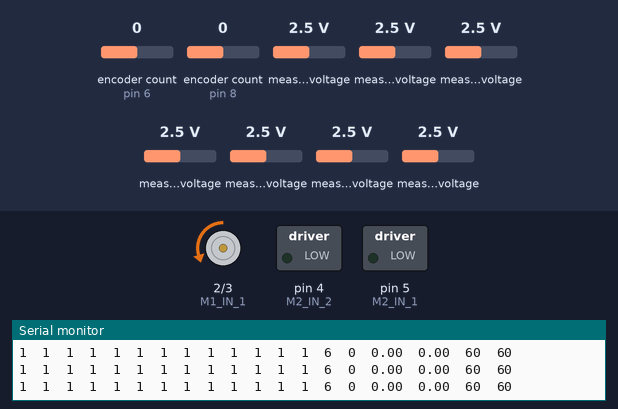
The sketch below on a simulated Arduino Uno, built with avr-gcc and run on an emulated ATmega328P. On the bench: motor-driver pin pairs drawn as motors (green arrow = first pin HIGH = forward, orange = second pin HIGH = backward, longer = more drive), switched loads named in the sketch (green lamp = pin HIGH), the last lines printed to the serial monitor. The inputs (shaded band) are chosen by the test bench; at power-on: measured voltage 2.5 V, encoder count (sensors on pin 6, pin 8) 0.

Above: at 1.2 s.
1.3 s: measured voltage (sensor 200) set to 3.8 V
At 2.5 s:
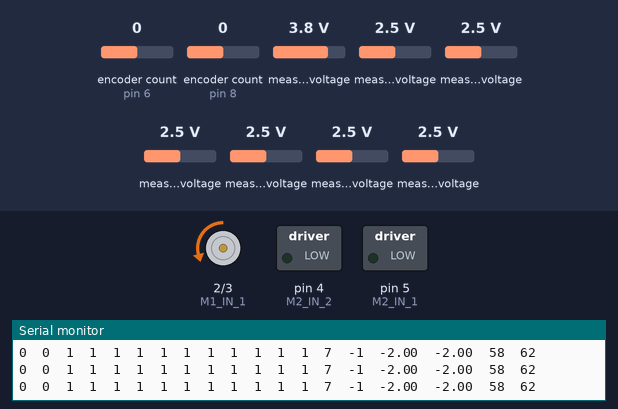
2.8 s: measured voltage (sensor 201) set to 3.8 V
At 3.7 s:
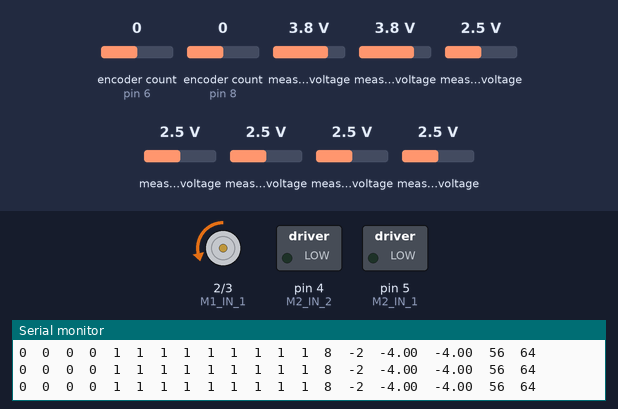
5.8 s: measured voltage (sensor 202) set to 3.8 V
At 7.0 s:
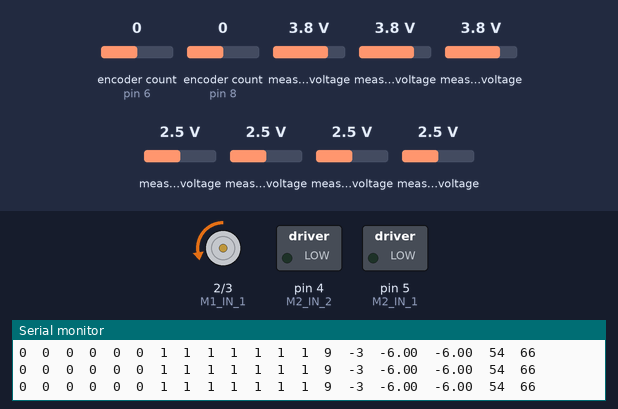
7.3 s: measured voltage (sensor 203) set to 3.8 V
At 8.2 s:
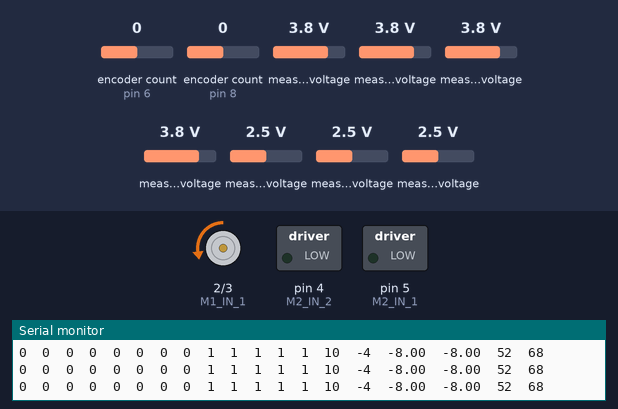
8.8 s: measured voltage (sensor 204) set to 3.8 V
At 10.0 s:
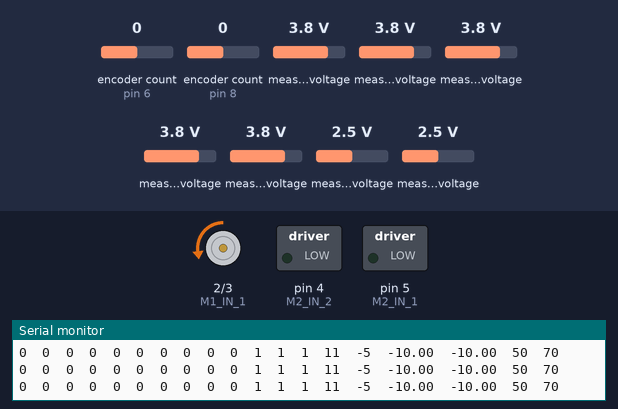
10.3 s: measured voltage (sensor 205) set to 3.8 V
At 10.7 s:
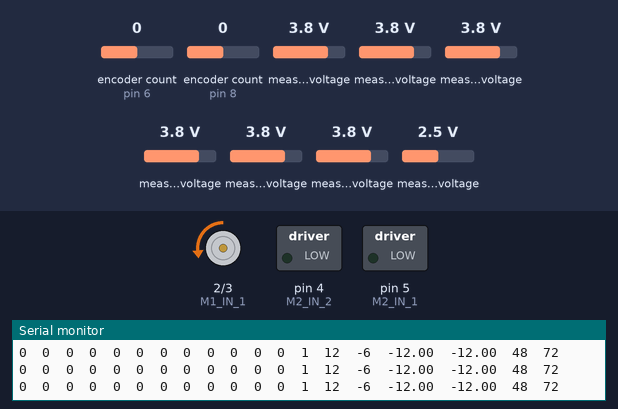
Timing chart, 0 to 12.8 s (numbered marks = the images above; inputs shaded):
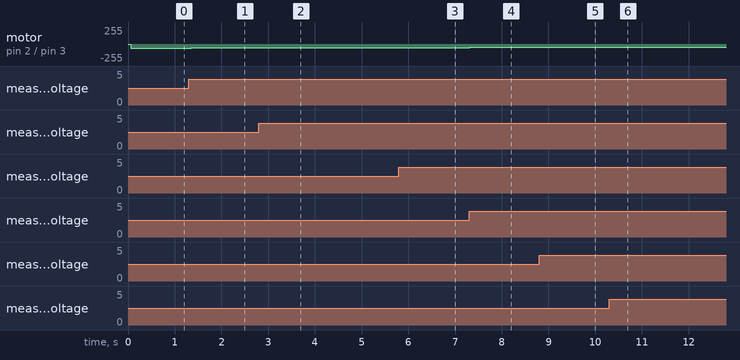

Measured:
- after the input at 1.3 s, motor on pin 2 (M1_IN_1) / pin 3 (M1_IN_2): backward 60/255 → backward 58/255 after 0.06 s
- after the input at 2.8 s, motor on pin 2 (M1_IN_1) / pin 3 (M1_IN_2): backward 58/255 → backward 56/255 at once
- after the input at 5.8 s, motor on pin 2 (M1_IN_1) / pin 3 (M1_IN_2): backward 56/255 → backward 54/255 after 0.05 s
- after the input at 7.3 s, motor on pin 2 (M1_IN_1) / pin 3 (M1_IN_2): backward 54/255 → backward 52/255 at once
- after the input at 8.8 s, motor on pin 2 (M1_IN_1) / pin 3 (M1_IN_2): backward 52/255 → backward 50/255 at once
- after the input at 10.3 s, motor on pin 2 (M1_IN_1) / pin 3 (M1_IN_2): backward 50/255 → backward 48/255 after 0.06 s

The sketch:

LineFollowingPID_Dec.ino
```cpp
#include <Adafruit_MCP3008.h>
#include <Encoder.h>

//rotary encoder pins
const unsigned int M1_ENC_A = 6;
const unsigned int M1_ENC_B = 7;
const unsigned int M2_ENC_A = 8;
const unsigned int M2_ENC_B = 9;

//Rotary encoders
Encoder enc1(M1_ENC_A, M1_ENC_B);
Encoder enc2(M2_ENC_A, M2_ENC_B);

//Analog to digital converters
Adafruit_MCP3008 adc1;
Adafruit_MCP3008 adc2;

//sensor array - analog to digital converters
const unsigned int ADC_1_CS = A3;
const unsigned int ADC_2_CS = A2;

//motor control pins
const unsigned int M1_IN_1 = 2;
const unsigned int M1_IN_2 = 3;
const unsigned int M2_IN_1 = 5;
const unsigned int M2_IN_2 = 4;

//
const unsigned int M1_I_SENSE = A1;
const unsigned int M2_I_SENSE = A0;

const float M_I_COUNTS_TO_A = (3.3 / 1024.0) / 0.120;

const int reference_sig = 6;    //the center sensor - 7th sensor (sensors numbers range from 0-12)

const unsigned int MIN_PWM_VALUE = 0;   //minimum PWM value
const unsigned int MAX_PWM_VALUE = 255; //maximum PWM value not to be exceeded
const unsigned int PWM_VALUE = 60;      //Base moving speed for the robot (for testing purposes)

float last_error = 0;

//setting gain values
float kp = 2;
float ki = 0;
float kd = 0;
float P;
float I;
float D;
float t_old = 0;


// Basic Motor Control Commands

void PID_Motor_Control(int left, int right)
{
  analogWrite(M1_IN_1, 0);
  analogWrite(M1_IN_2, left);
  analogWrite(M2_IN_1, 0);
  analogWrite(M2_IN_2, right);
}

void M1_forward()
{
  analogWrite(M1_IN_1, 0);
  analogWrite(M1_IN_2, PWM_VALUE);
}

void M1_stop()
{
  analogWrite(M1_IN_1, 0);
  analogWrite(M1_IN_2, 0);
}

void M1_backward()
{
  analogWrite(M1_IN_1, PWM_VALUE);
  analogWrite(M1_IN_2, 0);
}

void M2_forward()
{
  analogWrite(M2_IN_1, 0);
  analogWrite(M2_IN_2, PWM_VALUE);
}

void M2_stop()
{
  analogWrite(M2_IN_1, 0);
  analogWrite(M2_IN_2, 0);
}

void M2_backward()
{
  analogWrite(M2_IN_1, PWM_VALUE);
  analogWrite(M2_IN_2, 0);
}

void moveStop()
{
    M1_stop();
    M2_stop();
}

void moveForward()
{
    M1_forward();
    M2_forward();
}

void moveBackward()
{
    M1_backward();
    M2_backward();
}

void turnRight()
{
    M1_forward();
    M2_stop();
}

void sharp_turnRight()
{
    M1_forward();
    M2_backward();
}

void turnLeft()
{
    M1_stop();
    M2_forward();
}

void sharp_turnLeft()
{
    M1_backward();
    M2_forward();
}

void setup()
{
  Serial.begin(115200);
  pinMode(M1_IN_1, OUTPUT);
  pinMode(M1_IN_2, OUTPUT);
  pinMode(M2_IN_1, OUTPUT);
  pinMode(M2_IN_2, OUTPUT);

  adc1.begin(ADC_1_CS);
  adc2.begin(ADC_2_CS);
}

//Put center of line algorithm into its own function
void CenterOfLine()
{

}

// A separate controller for the motor control based on ramp position input
void MotorController()
{

}

void loop()
{
  //initializing vaiables
  int adc_buf[13];
  int bin_buf[13];  // binary array for sensor array values

  //cutoff values for binary conversion - will vary for each robot
  int cutoff[13] = {600,600,600,600,600,600,600,600,600,600,600,650,700};

  int sensor_sum = 0; // sum of sensor positions reading the line
  int sensor_count = 0; // count of the sensors reading the line
  int right_sensor_count = 0; //count of the right sensors (positive error) reading the line
  int left_sensor_count = 0;  //count of the left sensors (negative error) reading the line
  int junction_case = 1;   //Turning cases - 1 = straight, 2 = right turn, 3 = left turn, 4 = t junction T, 5 = right t junction |- , 6 = left t junction -| , 7 = fourway,  8 = dead end
  int same_junction_count = 0;  //check to make sure that not turning around in a circle in junction cases 2 and 3
  int center_pos;   // center of line sensor position
  int error_sig;    // error signal
  float motorcontrol;


  // Reading sensor array values
  for (int i = 0, j = 0; i < 13; i = i + 2)
  {
    adc_buf[i] = adc1.readADC(j);
    if (i < 12)
    {
       adc_buf[i+1] = adc2.readADC(j);
    }
    j++;
  }

  // Convert sensor values to binary, increment sensor count and add sensor positions that are reading the line
  for (int i = 0; i<13 ; i++)
  {
    if (adc_buf[i]<cutoff[i]) //may need to adjust cutoffs for the white/black values
    {
      bin_buf[i] = 1;    //binary value of 1 for sensors that are reading the line
      sensor_sum = sensor_sum + i;
      sensor_count++;
      //increment right or left side sensor count depending on sensors reading the line
      if (i<6)
      {
        right_sensor_count++;
      }
      if (i>6)
      {
        left_sensor_count++;
      }
    }
    else
    {
      bin_buf[i] = 0;
    }
  }

  // Calculating sensor average - need this for case that is not a junction
  if (sensor_count > 0)
  {
     center_pos = sensor_sum / sensor_count;
  }
  else
  {
     center_pos = - 1;
  }

  error_sig = reference_sig - center_pos;

  //start counting time for differentiation and integration values
  float t_new = micros();
  float deltaTime = 0;
  float deltaTimeS = 0;

  //don't start taking the difference in time for the first loop
  if (t_old > 0)
  {
      deltaTime = t_new - t_old;
  }
  else
  {
    deltaTime = 0; //no integral/derivative term for the first cycle of the loop since cannot take slope/area with one reading
  }


  deltaTimeS = deltaTime / 1000;

  // print out adc values, center of line position and error signal
  for (int i = 0; i < 13; i++)
  {
    Serial.print(bin_buf[i]); Serial.print("\t");
  }

  Serial.print(center_pos); Serial.print("\t");
  Serial.print(error_sig); Serial.print("\t");

  // basic pid line line following when on the line
  if (error_sig != 7)
  {
    P = error_sig;
    I = I + (error_sig * deltaTimeS);
    D =  (error_sig - last_error) / deltaTimeS;  //difference
    last_error = error_sig;
    motorcontrol = P*kp + I*ki + D*kd;
  }
  else
  {
    I = 0;
    D = 0;
  }

  Serial.print(motorcontrol); Serial.print("\t");

  //Check the motor control signal being fed into the wheels

  //calculate left and right PWM values - change this to desired velocity/position setpoint
  int leftPWM = PWM_VALUE + motorcontrol;
  int rightPWM = PWM_VALUE - motorcontrol;

  //make sure PWM values are within the 0 to 25 range
  if (leftPWM > MAX_PWM_VALUE) {
    leftPWM = MAX_PWM_VALUE;
  }
  if (rightPWM > MAX_PWM_VALUE) {
    rightPWM = MAX_PWM_VALUE;
  }
  if (leftPWM < 0) {
    leftPWM = 0;
  }
  if (rightPWM < 0) {
    rightPWM = 0;
  }

  //stop PID control if the robot is off the line
  if (error_sig == 7) //stop the robot when it's off the line
  {
    leftPWM = 60;     //Without doing this, the robot
    rightPWM = 60;    //
    motorcontrol = 0; //
    moveStop();
  }
  else
  {
    PID_Motor_Control(leftPWM,rightPWM);
  }
  Serial.print(motorcontrol); Serial.print("\t");
  Serial.print(leftPWM); Serial.print("\t");
  Serial.print(rightPWM); Serial.print("\t");
  Serial.println();

  t_old = t_new;

  delay(50);    //delay of - may make sense to use RTOS
}
```
